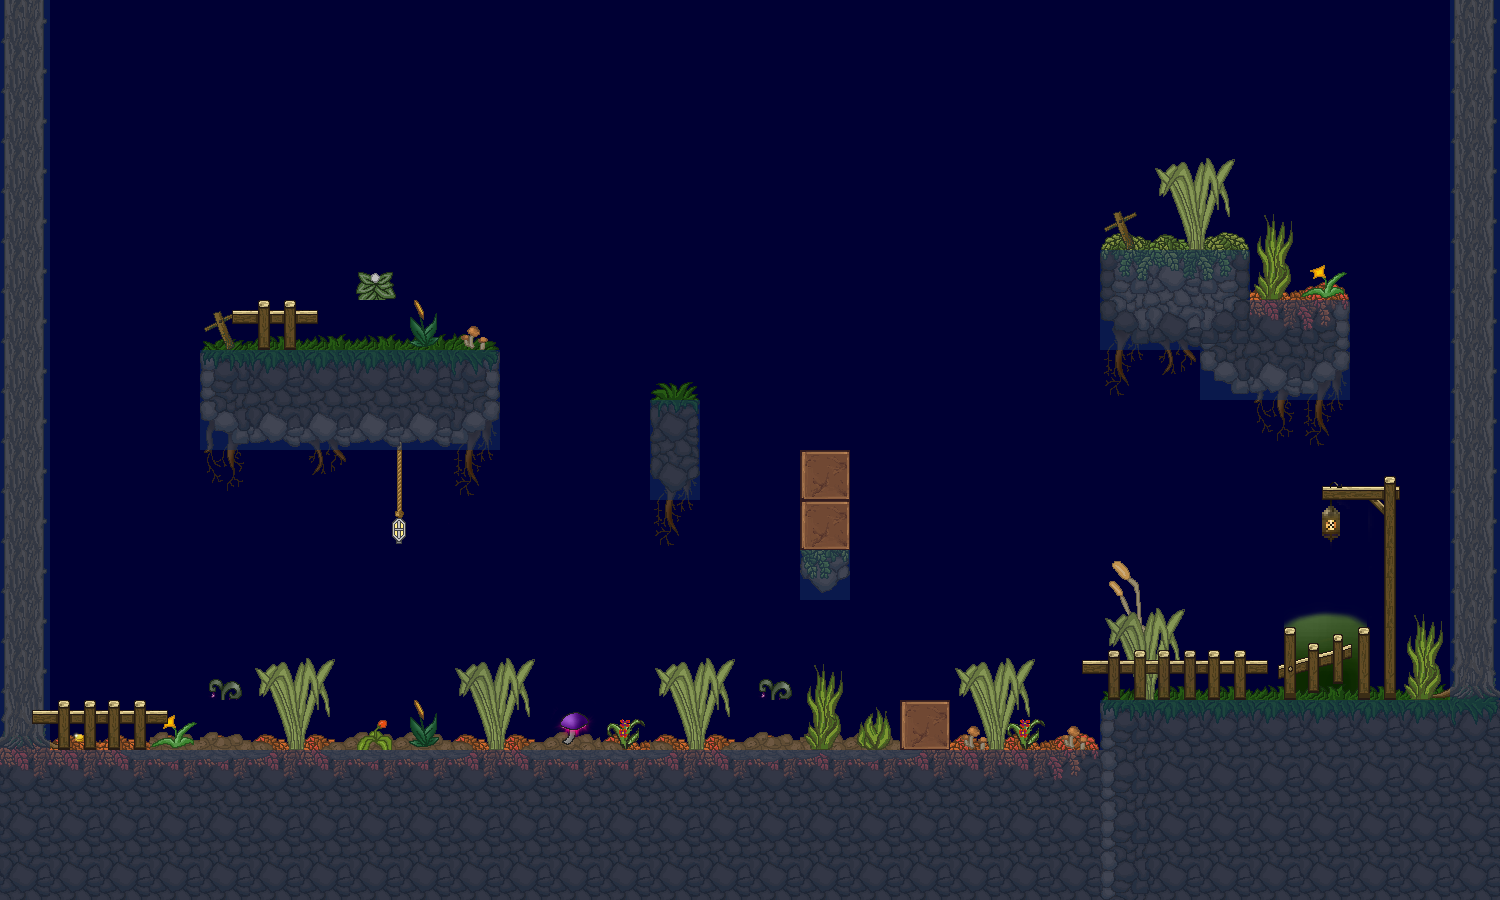

A 2D game scene composited from a Tiled map and its tileset images. What follows is a short description and the map's XML, with each tile layer's data collapsed to a summary:
An orthogonal 30x18 tile map with 50x50 px tiles, 11 tile layers (BG 1, BG 2, BG 3, BG 4, ...), 4 tilesets and 6 objects.

<map version="1.0" orientation="orthogonal" renderorder="right-down" width="30" height="18" tilewidth="50" tileheight="50" backgroundcolor="#000034" nextobjectid="93">
 <properties>
  <property name="backgroundlayers" value="-1.0,res/level/eldergarden/layer_inf.png,3.0,res/level/eldergarden/layer_3.png" />
  <property name="dimming" value="0.2" />
  <property name="name" value="ElderGarden" />
  <property name="tilesetpath" value="res/level/eldergarden/tileset_level_eldergarden.png" />
 </properties>
 <tileset firstgid="1" name="tileset_level_eldergarden" tilewidth="50" tileheight="50" spacing="2" margin="1" tilecount="361" columns="19">
  <image source="../tilesets/tileset_level_eldergarden.png" width="1000" height="1000" />
  <tile id="136">
   <animation>
    <frame tileid="136" duration="100" />
    <frame tileid="138" duration="100" />
    <frame tileid="139" duration="100" />
   </animation>
  </tile>
 </tileset>
 <tileset firstgid="362" name="tileset_level_dynamic_tiles" tilewidth="50" tileheight="50" spacing="2" margin="1" tilecount="200" columns="20">
  <image source="../tilesets/tileset_level_dynamic_tiles.png" width="1040" height="520" />
 </tileset>
 <tileset firstgid="562" name="tileset_enemies" tilewidth="50" tileheight="50" spacing="2" margin="1" tilecount="10" columns="5">
  <image source="../tilesets/tileset_enemies.png" width="260" height="104" />
 </tileset>
 <tileset firstgid="572" name="spritesheet_levelitems" tilewidth="50" tileheight="50" tilecount="576" columns="24">
  <image source="../tilesets/spritesheet_levelitems.png" width="1200" height="1200" />
  <tile id="0">
   <properties>
    <property name="id" value="fo_caveberry" />
   </properties>
  </tile>
  <tile id="1">
   <properties>
    <property name="id" value="mi_goldengoblet" />
   </properties>
  </tile>
  <tile id="2">
   <properties>
    <property name="id" value="go_onecoin" />
   </properties>
  </tile>
  <tile id="3">
   <properties>
    <property name="id" value="qe_letter" />
   </properties>
  </tile>
  <tile id="4">
   <properties>
    <property name="id" value="eq_rubyring" />
   </properties>
  </tile>
  <tile id="5">
   <properties>
    <property name="id" value="fo_physalis" />
   </properties>
  </tile>
  <tile id="25">
   <properties>
    <property name="id" value="fo_healingherb" />
   </properties>
  </tile>
  <tile id="26">
   <properties>
    <property name="id" value="fo_glowingshroom" />
   </properties>
  </tile>
  <tile id="27">
   <properties>
    <property name="id" value="go_threecoins" />
   </properties>
  </tile>
  <tile id="28">
   <properties>
    <property name="id" value="fo_water" />
   </properties>
  </tile>
  <tile id="48">
   <properties>
    <property name="id" value="fo_cheese" />
   </properties>
  </tile>
  <tile id="49">
   <properties>
    <property name="id" value="fo_bread" />
   </properties>
  </tile>
  <tile id="50">
   <properties>
    <property name="id" value="fo_lesserhealingpotion" />
   </properties>
  </tile>
  <tile id="51">
   <properties>
    <property name="id" value="fo_rawmeat" />
   </properties>
  </tile>
  <tile id="52">
   <properties>
    <property name="id" value="we_oathbreaker" />
   </properties>
  </tile>
  <tile id="54">
   <properties>
    <property name="id" value="eq_ironring" />
   </properties>
  </tile>
  <tile id="72">
   <properties>
    <property name="id" value="fo_apple" />
   </properties>
  </tile>
  <tile id="74">
   <properties>
    <property name="id" value="qe_silkweed" />
   </properties>
  </tile>
  <tile id="75">
   <properties>
    <property name="id" value="fo_roastedmeat" />
   </properties>
  </tile>
 </tileset>
 <layer name="BG 1" width="30" height="18">
  <data>[540 cells, 206 non-empty, 35 distinct tile ids]</data>
 </layer>
 <layer name="BG 2" width="30" height="18">
  <data>[540 cells, 79 non-empty, 33 distinct tile ids]</data>
 </layer>
 <layer name="BG 3" width="30" height="18">
  <data>[540 cells, 35 non-empty, 18 distinct tile ids]</data>
 </layer>
 <layer name="BG 4" width="30" height="18">
  <data>[540 cells, 23 non-empty, 8 distinct tile ids]</data>
 </layer>
 <layer name="dynamic destructible" width="30" height="18">
  <data>[540 cells, 3 non-empty, 1 distinct tile ids]</data>
 </layer>
 <layer name="dynamic torch" width="30" height="18">
  <data>[540 cells, 0 non-empty, 0 distinct tile ids]</data>
 </layer>
 <layer name="dynamic spikesbottom" width="30" height="18">
  <data>[540 cells, 0 non-empty, 0 distinct tile ids]</data>
 </layer>
 <layer name="collidable" width="30" height="18">
  <data>[540 cells, 153 non-empty, 1 distinct tile ids]</data>
 </layer>
 <layer name="item" width="30" height="18">
  <data>[540 cells, 8 non-empty, 6 distinct tile ids]</data>
 </layer>
 <layer name="LFG 1" width="30" height="18">
  <data>[540 cells, 41 non-empty, 17 distinct tile ids]</data>
 </layer>
 <layer name="LFG 2" width="30" height="18" opacity="0.94">
  <data>[540 cells, 8 non-empty, 5 distinct tile ids]</data>
 </layer>
 <objectgroup name="trigger">
  <object id="87" x="1288" y="630" width="76" height="67">
   <properties>
    <property name="keyguarded" value="" />
    <property name="map entry" value="res/map/meadows/meadows.tmx,2125,2025" />
    <property name="persistent" value="" />
   </properties>
  </object>
  <object id="91" x="918" y="722" width="16" height="16">
   <properties>
    <property name="hint" value="Reload" />
   </properties>
  </object>
  <object id="92" x="1134" y="496" width="30" height="195">
   <properties>
    <property name="hint" value="Highlight" />
   </properties>
  </object>
 </objectgroup>
 <objectgroup name="enemy">
  <object id="88" gid="562" x="309" y="747" width="50" height="50" />
 </objectgroup>
 <objectgroup name="light" visible="0">
  <object id="89" x="294" y="386" width="210" height="266">
   <ellipse />
  </object>
  <object id="90" x="1171" y="320" width="323" height="382">
   <ellipse />
  </object>
 </objectgroup>
</map>
